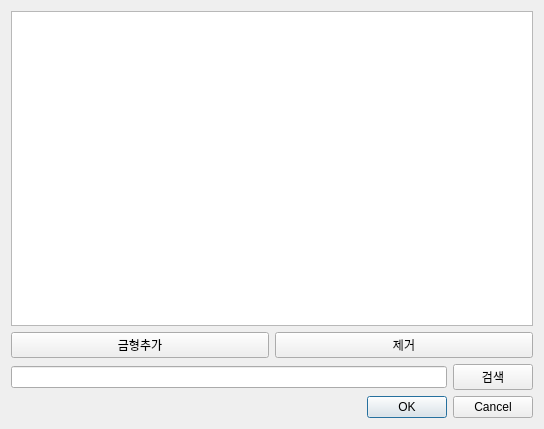
<?xml version="1.0" encoding="UTF-8"?>
<ui version="4.0">
 <class>mold_select_from</class>
 <widget class="QDialog" name="mold_select_from">
  <property name="geometry">
   <rect>
    <x>0</x>
    <y>0</y>
    <width>544</width>
    <height>429</height>
   </rect>
  </property>
  <property name="windowTitle">
   <string>Dialog</string>
  </property>
  <layout class="QGridLayout" name="gridLayout">
   <item row="5" column="0">
    <widget class="QDialogButtonBox" name="buttonBox">
     <property name="orientation">
      <enum>Qt::Horizontal</enum>
     </property>
     <property name="standardButtons">
      <set>QDialogButtonBox::Cancel|QDialogButtonBox::Ok</set>
     </property>
    </widget>
   </item>
   <item row="0" column="0">
    <widget class="QTableView" name="tableView"/>
   </item>
   <item row="2" column="0">
    <layout class="QHBoxLayout" name="horizontalLayout">
     <item>
      <widget class="QPushButton" name="pushButton">
       <property name="text">
        <string>금형추가</string>
       </property>
      </widget>
     </item>
     <item>
      <widget class="QPushButton" name="pushButton_2">
       <property name="text">
        <string>제거</string>
       </property>
      </widget>
     </item>
    </layout>
   </item>
   <item row="4" column="0">
    <layout class="QHBoxLayout" name="horizontalLayout_2">
     <item>
      <widget class="QLineEdit" name="lineEdit"/>
     </item>
     <item>
      <widget class="QPushButton" name="pushButton_3">
       <property name="text">
        <string>검색</string>
       </property>
      </widget>
     </item>
    </layout>
   </item>
  </layout>
 </widget>
 <resources/>
 <connections>
  <connection>
   <sender>buttonBox</sender>
   <signal>accepted()</signal>
   <receiver>mold_select_from</receiver>
   <slot>accept()</slot>
   <hints>
    <hint type="sourcelabel">
     <x>248</x>
     <y>254</y>
    </hint>
    <hint type="destinationlabel">
     <x>157</x>
     <y>274</y>
    </hint>
   </hints>
  </connection>
  <connection>
   <sender>buttonBox</sender>
   <signal>rejected()</signal>
   <receiver>mold_select_from</receiver>
   <slot>reject()</slot>
   <hints>
    <hint type="sourcelabel">
     <x>316</x>
     <y>260</y>
    </hint>
    <hint type="destinationlabel">
     <x>286</x>
     <y>274</y>
    </hint>
   </hints>
  </connection>
 </connections>
</ui>
